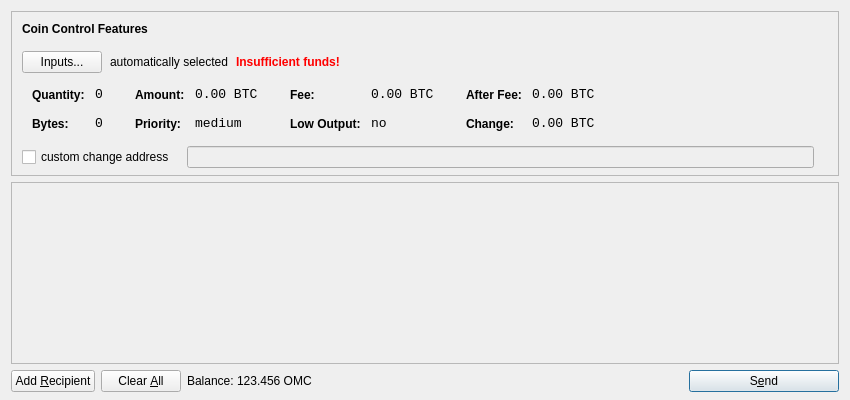
<?xml version="1.0" encoding="UTF-8"?>
<ui version="4.0">
 <class>SendCoinsDialog</class>
 <widget class="QDialog" name="SendCoinsDialog">
  <property name="geometry">
   <rect>
    <x>0</x>
    <y>0</y>
    <width>850</width>
    <height>400</height>
   </rect>
  </property>
  <property name="windowTitle">
   <string>Send Coins</string>
  </property>
  <layout class="QVBoxLayout" name="verticalLayout" stretch="0,1,0">
   <property name="bottomMargin">
    <number>8</number>
   </property>
   <item>
    <widget class="QFrame" name="frameCoinControl">
     <property name="sizePolicy">
      <sizepolicy hsizetype="Expanding" vsizetype="Expanding">
       <horstretch>0</horstretch>
       <verstretch>0</verstretch>
      </sizepolicy>
     </property>
     <property name="maximumSize">
      <size>
       <width>16777215</width>
       <height>16777215</height>
      </size>
     </property>
     <property name="frameShape">
      <enum>QFrame::StyledPanel</enum>
     </property>
     <property name="frameShadow">
      <enum>QFrame::Sunken</enum>
     </property>
     <layout class="QVBoxLayout" name="verticalLayoutCoinControl2">
      <property name="spacing">
       <number>-1</number>
      </property>
      <property name="leftMargin">
       <number>0</number>
      </property>
      <property name="topMargin">
       <number>0</number>
      </property>
      <property name="rightMargin">
       <number>0</number>
      </property>
      <property name="bottomMargin">
       <number>6</number>
      </property>
      <item>
       <layout class="QVBoxLayout" name="verticalLayoutCoinControl" stretch="0,0,0,0,1">
        <property name="spacing">
         <number>0</number>
        </property>
        <property name="leftMargin">
         <number>10</number>
        </property>
        <property name="topMargin">
         <number>10</number>
        </property>
        <item>
         <layout class="QHBoxLayout" name="horizontalLayoutCoinControl1">
          <property name="bottomMargin">
           <number>15</number>
          </property>
          <item>
           <widget class="QLabel" name="labelCoinControlFeatures">
            <property name="sizePolicy">
             <sizepolicy hsizetype="Preferred" vsizetype="Maximum">
              <horstretch>0</horstretch>
              <verstretch>0</verstretch>
             </sizepolicy>
            </property>
            <property name="font">
             <font>
              <weight>75</weight>
              <bold>true</bold>
             </font>
            </property>
            <property name="styleSheet">
             <string notr="true">font-weight:bold;</string>
            </property>
            <property name="text">
             <string>Coin Control Features</string>
            </property>
           </widget>
          </item>
         </layout>
        </item>
        <item>
         <layout class="QHBoxLayout" name="horizontalLayoutCoinControl2" stretch="0,0,0,0">
          <property name="spacing">
           <number>8</number>
          </property>
          <property name="bottomMargin">
           <number>10</number>
          </property>
          <item>
           <widget class="QPushButton" name="pushButtonCoinControl">
            <property name="styleSheet">
             <string notr="true"/>
            </property>
            <property name="text">
             <string>Inputs...</string>
            </property>
           </widget>
          </item>
          <item>
           <widget class="QLabel" name="labelCoinControlAutomaticallySelected">
            <property name="text">
             <string>automatically selected</string>
            </property>
            <property name="margin">
             <number>5</number>
            </property>
           </widget>
          </item>
          <item>
           <widget class="QLabel" name="labelCoinControlInsuffFunds">
            <property name="font">
             <font>
              <weight>75</weight>
              <bold>true</bold>
             </font>
            </property>
            <property name="styleSheet">
             <string notr="true">color:red;font-weight:bold;</string>
            </property>
            <property name="text">
             <string>Insufficient funds!</string>
            </property>
            <property name="margin">
             <number>5</number>
            </property>
           </widget>
          </item>
          <item>
           <spacer name="horizontalSpacerCoinControl">
            <property name="orientation">
             <enum>Qt::Horizontal</enum>
            </property>
            <property name="sizeHint" stdset="0">
             <size>
              <width>40</width>
              <height>1</height>
             </size>
            </property>
           </spacer>
          </item>
         </layout>
        </item>
        <item>
         <widget class="QWidget" name="widgetCoinControl" native="true">
          <property name="sizePolicy">
           <sizepolicy hsizetype="Preferred" vsizetype="Preferred">
            <horstretch>0</horstretch>
            <verstretch>0</verstretch>
           </sizepolicy>
          </property>
          <property name="minimumSize">
           <size>
            <width>0</width>
            <height>0</height>
           </size>
          </property>
          <property name="styleSheet">
           <string notr="true"/>
          </property>
          <layout class="QHBoxLayout" name="horizontalLayoutCoinControl5">
           <property name="margin">
            <number>0</number>
           </property>
           <item>
            <layout class="QHBoxLayout" name="horizontalLayoutCoinControl3" stretch="0,0,0,1">
             <property name="spacing">
              <number>20</number>
             </property>
             <property name="topMargin">
              <number>0</number>
             </property>
             <property name="bottomMargin">
              <number>10</number>
             </property>
             <item>
              <layout class="QFormLayout" name="formLayoutCoinControl1">
               <property name="horizontalSpacing">
                <number>10</number>
               </property>
               <property name="verticalSpacing">
                <number>14</number>
               </property>
               <property name="leftMargin">
                <number>10</number>
               </property>
               <property name="topMargin">
                <number>4</number>
               </property>
               <property name="rightMargin">
                <number>6</number>
               </property>
               <item row="0" column="0">
                <widget class="QLabel" name="labelCoinControlQuantityText">
                 <property name="styleSheet">
                  <string notr="true">font-weight:bold;</string>
                 </property>
                 <property name="text">
                  <string>Quantity:</string>
                 </property>
                 <property name="margin">
                  <number>0</number>
                 </property>
                </widget>
               </item>
               <item row="0" column="1">
                <widget class="QLabel" name="labelCoinControlQuantity">
                 <property name="font">
                  <font>
                   <family>Monospace</family>
                   <pointsize>10</pointsize>
                  </font>
                 </property>
                 <property name="cursor">
                  <cursorShape>IBeamCursor</cursorShape>
                 </property>
                 <property name="contextMenuPolicy">
                  <enum>Qt::ActionsContextMenu</enum>
                 </property>
                 <property name="text">
                  <string notr="true">0</string>
                 </property>
                 <property name="margin">
                  <number>0</number>
                 </property>
                 <property name="textInteractionFlags">
                  <set>Qt::LinksAccessibleByMouse|Qt::TextSelectableByKeyboard|Qt::TextSelectableByMouse</set>
                 </property>
                </widget>
               </item>
               <item row="1" column="0">
                <widget class="QLabel" name="labelCoinControlBytesText">
                 <property name="styleSheet">
                  <string notr="true">font-weight:bold;</string>
                 </property>
                 <property name="text">
                  <string>Bytes:</string>
                 </property>
                </widget>
               </item>
               <item row="1" column="1">
                <widget class="QLabel" name="labelCoinControlBytes">
                 <property name="font">
                  <font>
                   <family>Monospace</family>
                   <pointsize>10</pointsize>
                  </font>
                 </property>
                 <property name="cursor">
                  <cursorShape>IBeamCursor</cursorShape>
                 </property>
                 <property name="contextMenuPolicy">
                  <enum>Qt::ActionsContextMenu</enum>
                 </property>
                 <property name="text">
                  <string notr="true">0</string>
                 </property>
                 <property name="textInteractionFlags">
                  <set>Qt::LinksAccessibleByMouse|Qt::TextSelectableByKeyboard|Qt::TextSelectableByMouse</set>
                 </property>
                </widget>
               </item>
              </layout>
             </item>
             <item>
              <layout class="QFormLayout" name="formLayoutCoinControl2">
               <property name="horizontalSpacing">
                <number>10</number>
               </property>
               <property name="verticalSpacing">
                <number>14</number>
               </property>
               <property name="leftMargin">
                <number>6</number>
               </property>
               <property name="topMargin">
                <number>4</number>
               </property>
               <property name="rightMargin">
                <number>6</number>
               </property>
               <item row="0" column="0">
                <widget class="QLabel" name="labelCoinControlAmountText">
                 <property name="styleSheet">
                  <string notr="true">font-weight:bold;</string>
                 </property>
                 <property name="text">
                  <string>Amount:</string>
                 </property>
                 <property name="margin">
                  <number>0</number>
                 </property>
                </widget>
               </item>
               <item row="0" column="1">
                <widget class="QLabel" name="labelCoinControlAmount">
                 <property name="font">
                  <font>
                   <family>Monospace</family>
                   <pointsize>10</pointsize>
                  </font>
                 </property>
                 <property name="cursor">
                  <cursorShape>IBeamCursor</cursorShape>
                 </property>
                 <property name="contextMenuPolicy">
                  <enum>Qt::ActionsContextMenu</enum>
                 </property>
                 <property name="text">
                  <string notr="true">0.00 BTC</string>
                 </property>
                 <property name="textInteractionFlags">
                  <set>Qt::LinksAccessibleByMouse|Qt::TextSelectableByKeyboard|Qt::TextSelectableByMouse</set>
                 </property>
                </widget>
               </item>
               <item row="1" column="0">
                <widget class="QLabel" name="labelCoinControlPriorityText">
                 <property name="styleSheet">
                  <string notr="true">font-weight:bold;</string>
                 </property>
                 <property name="text">
                  <string>Priority:</string>
                 </property>
                </widget>
               </item>
               <item row="1" column="1">
                <widget class="QLabel" name="labelCoinControlPriority">
                 <property name="font">
                  <font>
                   <family>Monospace</family>
                   <pointsize>10</pointsize>
                  </font>
                 </property>
                 <property name="cursor">
                  <cursorShape>IBeamCursor</cursorShape>
                 </property>
                 <property name="contextMenuPolicy">
                  <enum>Qt::ActionsContextMenu</enum>
                 </property>
                 <property name="text">
                  <string>medium</string>
                 </property>
                 <property name="textInteractionFlags">
                  <set>Qt::LinksAccessibleByMouse|Qt::TextSelectableByKeyboard|Qt::TextSelectableByMouse</set>
                 </property>
                </widget>
               </item>
              </layout>
             </item>
             <item>
              <layout class="QFormLayout" name="formLayoutCoinControl3">
               <property name="horizontalSpacing">
                <number>10</number>
               </property>
               <property name="verticalSpacing">
                <number>14</number>
               </property>
               <property name="leftMargin">
                <number>6</number>
               </property>
               <property name="topMargin">
                <number>4</number>
               </property>
               <property name="rightMargin">
                <number>6</number>
               </property>
               <item row="0" column="0">
                <widget class="QLabel" name="labelCoinControlFeeText">
                 <property name="styleSheet">
                  <string notr="true">font-weight:bold;</string>
                 </property>
                 <property name="text">
                  <string>Fee:</string>
                 </property>
                 <property name="margin">
                  <number>0</number>
                 </property>
                </widget>
               </item>
               <item row="0" column="1">
                <widget class="QLabel" name="labelCoinControlFee">
                 <property name="font">
                  <font>
                   <family>Monospace</family>
                   <pointsize>10</pointsize>
                  </font>
                 </property>
                 <property name="cursor">
                  <cursorShape>IBeamCursor</cursorShape>
                 </property>
                 <property name="contextMenuPolicy">
                  <enum>Qt::ActionsContextMenu</enum>
                 </property>
                 <property name="text">
                  <string notr="true">0.00 BTC</string>
                 </property>
                 <property name="textInteractionFlags">
                  <set>Qt::LinksAccessibleByMouse|Qt::TextSelectableByKeyboard|Qt::TextSelectableByMouse</set>
                 </property>
                </widget>
               </item>
               <item row="1" column="0">
                <widget class="QLabel" name="labelCoinControlLowOutputText">
                 <property name="styleSheet">
                  <string notr="true">font-weight:bold;</string>
                 </property>
                 <property name="text">
                  <string>Low Output:</string>
                 </property>
                </widget>
               </item>
               <item row="1" column="1">
                <widget class="QLabel" name="labelCoinControlLowOutput">
                 <property name="font">
                  <font>
                   <family>Monospace</family>
                   <pointsize>10</pointsize>
                  </font>
                 </property>
                 <property name="cursor">
                  <cursorShape>IBeamCursor</cursorShape>
                 </property>
                 <property name="contextMenuPolicy">
                  <enum>Qt::ActionsContextMenu</enum>
                 </property>
                 <property name="text">
                  <string>no</string>
                 </property>
                 <property name="textInteractionFlags">
                  <set>Qt::LinksAccessibleByMouse|Qt::TextSelectableByKeyboard|Qt::TextSelectableByMouse</set>
                 </property>
                </widget>
               </item>
              </layout>
             </item>
             <item>
              <layout class="QFormLayout" name="formLayoutCoinControl4">
               <property name="horizontalSpacing">
                <number>10</number>
               </property>
               <property name="verticalSpacing">
                <number>14</number>
               </property>
               <property name="leftMargin">
                <number>6</number>
               </property>
               <property name="topMargin">
                <number>4</number>
               </property>
               <property name="rightMargin">
                <number>6</number>
               </property>
               <item row="0" column="0">
                <widget class="QLabel" name="labelCoinControlAfterFeeText">
                 <property name="styleSheet">
                  <string notr="true">font-weight:bold;</string>
                 </property>
                 <property name="text">
                  <string>After Fee:</string>
                 </property>
                 <property name="margin">
                  <number>0</number>
                 </property>
                </widget>
               </item>
               <item row="0" column="1">
                <widget class="QLabel" name="labelCoinControlAfterFee">
                 <property name="font">
                  <font>
                   <family>Monospace</family>
                   <pointsize>10</pointsize>
                  </font>
                 </property>
                 <property name="cursor">
                  <cursorShape>IBeamCursor</cursorShape>
                 </property>
                 <property name="contextMenuPolicy">
                  <enum>Qt::ActionsContextMenu</enum>
                 </property>
                 <property name="text">
                  <string notr="true">0.00 BTC</string>
                 </property>
                 <property name="textInteractionFlags">
                  <set>Qt::LinksAccessibleByMouse|Qt::TextSelectableByKeyboard|Qt::TextSelectableByMouse</set>
                 </property>
                </widget>
               </item>
               <item row="1" column="0">
                <widget class="QLabel" name="labelCoinControlChangeText">
                 <property name="styleSheet">
                  <string notr="true">font-weight:bold;</string>
                 </property>
                 <property name="text">
                  <string>Change:</string>
                 </property>
                </widget>
               </item>
               <item row="1" column="1">
                <widget class="QLabel" name="labelCoinControlChange">
                 <property name="font">
                  <font>
                   <family>Monospace</family>
                   <pointsize>10</pointsize>
                  </font>
                 </property>
                 <property name="cursor">
                  <cursorShape>IBeamCursor</cursorShape>
                 </property>
                 <property name="contextMenuPolicy">
                  <enum>Qt::ActionsContextMenu</enum>
                 </property>
                 <property name="text">
                  <string notr="true">0.00 BTC</string>
                 </property>
                 <property name="textInteractionFlags">
                  <set>Qt::LinksAccessibleByMouse|Qt::TextSelectableByKeyboard|Qt::TextSelectableByMouse</set>
                 </property>
                </widget>
               </item>
              </layout>
             </item>
            </layout>
           </item>
          </layout>
         </widget>
        </item>
        <item>
         <layout class="QHBoxLayout" name="horizontalLayoutCoinControl4" stretch="0,0,0">
          <property name="spacing">
           <number>12</number>
          </property>
          <property name="sizeConstraint">
           <enum>QLayout::SetDefaultConstraint</enum>
          </property>
          <property name="topMargin">
           <number>5</number>
          </property>
          <property name="rightMargin">
           <number>5</number>
          </property>
          <item>
           <widget class="QCheckBox" name="checkBoxCoinControlChange">
            <property name="text">
             <string>custom change address</string>
            </property>
           </widget>
          </item>
          <item>
           <widget class="QLineEdit" name="lineEditCoinControlChange">
            <property name="enabled">
             <bool>false</bool>
            </property>
            <property name="sizePolicy">
             <sizepolicy hsizetype="Expanding" vsizetype="Fixed">
              <horstretch>0</horstretch>
              <verstretch>0</verstretch>
             </sizepolicy>
            </property>
           </widget>
          </item>
          <item>
           <widget class="QLabel" name="labelCoinControlChangeLabel">
            <property name="sizePolicy">
             <sizepolicy hsizetype="Preferred" vsizetype="Expanding">
              <horstretch>0</horstretch>
              <verstretch>0</verstretch>
             </sizepolicy>
            </property>
            <property name="minimumSize">
             <size>
              <width>0</width>
              <height>0</height>
             </size>
            </property>
            <property name="text">
             <string/>
            </property>
            <property name="margin">
             <number>3</number>
            </property>
           </widget>
          </item>
         </layout>
        </item>
        <item>
         <spacer name="verticalSpacerCoinControl">
          <property name="orientation">
           <enum>Qt::Vertical</enum>
          </property>
          <property name="sizeHint" stdset="0">
           <size>
            <width>800</width>
            <height>1</height>
           </size>
          </property>
         </spacer>
        </item>
       </layout>
      </item>
     </layout>
    </widget>
   </item>
   <item>
    <widget class="QScrollArea" name="scrollArea">
     <property name="widgetResizable">
      <bool>true</bool>
     </property>
     <widget class="QWidget" name="scrollAreaWidgetContents">
      <property name="geometry">
       <rect>
        <x>0</x>
        <y>0</y>
        <width>830</width>
        <height>165</height>
       </rect>
      </property>
      <layout class="QVBoxLayout" name="verticalLayout_2">
       <property name="margin">
        <number>0</number>
       </property>
       <item>
        <layout class="QVBoxLayout" name="entries">
         <property name="spacing">
          <number>6</number>
         </property>
        </layout>
       </item>
       <item>
        <spacer name="verticalSpacer">
         <property name="orientation">
          <enum>Qt::Vertical</enum>
         </property>
         <property name="sizeHint" stdset="0">
          <size>
           <width>20</width>
           <height>40</height>
          </size>
         </property>
        </spacer>
       </item>
      </layout>
     </widget>
    </widget>
   </item>
   <item>
    <layout class="QHBoxLayout" name="horizontalLayout">
     <item>
      <widget class="QPushButton" name="addButton">
       <property name="toolTip">
        <string>Send to multiple recipients at once</string>
       </property>
       <property name="text">
        <string>Add &amp;Recipient</string>
       </property>
       <property name="icon">
        <iconset resource="../bitcoin.qrc">
         <normaloff>:/icons/add</normaloff>:/icons/add</iconset>
       </property>
       <property name="autoDefault">
        <bool>false</bool>
       </property>
      </widget>
     </item>
     <item>
      <widget class="QPushButton" name="clearButton">
       <property name="sizePolicy">
        <sizepolicy hsizetype="Minimum" vsizetype="Fixed">
         <horstretch>0</horstretch>
         <verstretch>0</verstretch>
        </sizepolicy>
       </property>
       <property name="toolTip">
        <string>Remove all transaction fields</string>
       </property>
       <property name="text">
        <string>Clear &amp;All</string>
       </property>
       <property name="icon">
        <iconset resource="../bitcoin.qrc">
         <normaloff>:/icons/remove</normaloff>:/icons/remove</iconset>
       </property>
       <property name="autoRepeatDelay">
        <number>300</number>
       </property>
       <property name="autoDefault">
        <bool>false</bool>
       </property>
      </widget>
     </item>
     <item>
      <layout class="QHBoxLayout" name="horizontalLayout_2">
       <property name="spacing">
        <number>3</number>
       </property>
       <item>
        <widget class="QLabel" name="label">
         <property name="text">
          <string>Balance:</string>
         </property>
        </widget>
       </item>
       <item>
        <widget class="QLabel" name="labelBalance">
         <property name="cursor">
          <cursorShape>IBeamCursor</cursorShape>
         </property>
         <property name="text">
          <string>123.456 OMC</string>
         </property>
         <property name="textInteractionFlags">
          <set>Qt::LinksAccessibleByMouse|Qt::TextSelectableByKeyboard|Qt::TextSelectableByMouse</set>
         </property>
        </widget>
       </item>
      </layout>
     </item>
     <item>
      <spacer name="horizontalSpacer">
       <property name="orientation">
        <enum>Qt::Horizontal</enum>
       </property>
       <property name="sizeHint" stdset="0">
        <size>
         <width>40</width>
         <height>20</height>
        </size>
       </property>
      </spacer>
     </item>
     <item>
      <widget class="QPushButton" name="sendButton">
       <property name="minimumSize">
        <size>
         <width>150</width>
         <height>0</height>
        </size>
       </property>
       <property name="toolTip">
        <string>Confirm the send action</string>
       </property>
       <property name="text">
        <string>S&amp;end</string>
       </property>
       <property name="icon">
        <iconset resource="../bitcoin.qrc">
         <normaloff>:/icons/send</normaloff>:/icons/send</iconset>
       </property>
       <property name="default">
        <bool>true</bool>
       </property>
      </widget>
     </item>
    </layout>
   </item>
  </layout>
 </widget>
 <resources>
  <include location="../bitcoin.qrc"/>
 </resources>
 <connections/>
</ui>
